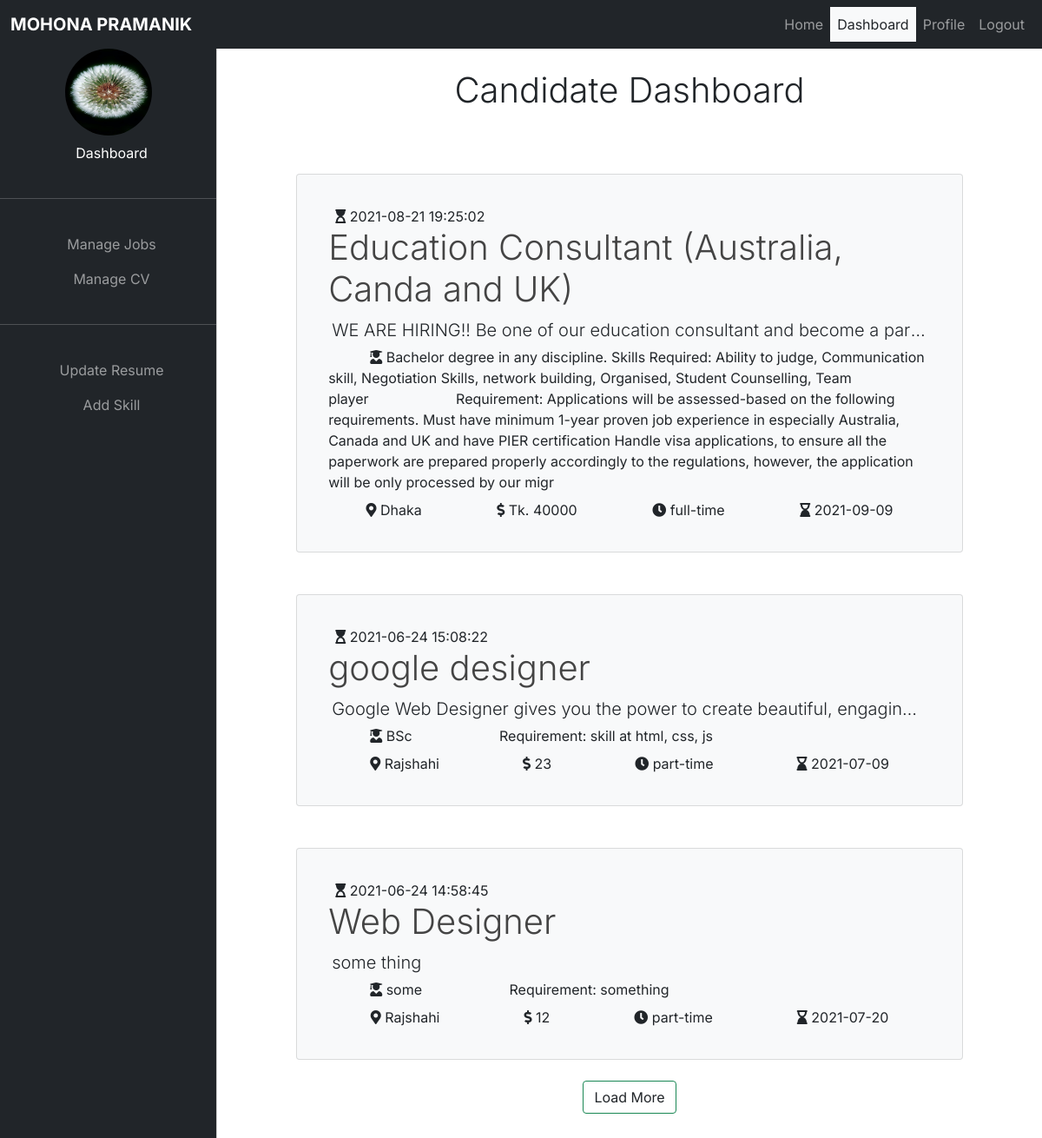
Screenshot of /candidate/Candidate_dashboard.php (signed in) with the database file from the repository.
### tables this page shows
CREATE TABLE `tbl_jobs` (
  `Id` int(11) NOT NULL,
  `Title` text NOT NULL,
  `Description` varchar(500) NOT NULL,
  `Requirement` varchar(350) NOT NULL,
  `Education` varchar(300) NOT NULL,
  `Location` varchar(100) NOT NULL,
  `Salary` varchar(10) NOT NULL,
  `Job_type` varchar(20) NOT NULL,
  `Comapany_id` int(11) NOT NULL,
  `Dead_line` varchar(15) NOT NULL,
  `Status` int(3) NOT NULL DEFAULT 0,
  `Post_Date` datetime NOT NULL DEFAULT current_timestamp(),
  `Category` varchar(255) DEFAULT NULL,
  `Vacancy` int(11) DEFAULT NULL,
  `InstitutionalName` varchar(255) DEFAULT NULL
);

### candidate/candidate_dashboard.php (the view, shortened to what this page needs)
<?php
      include_once('../inc/dbconnect.php');
?>
  <!DOCTYPE html>
<html lang="en">
<head>
  <link href="../assets/css/bootstrap.min.css" rel="stylesheet">
  <link rel="stylesheet" href="../assets/css/style.css">
  <link rel="stylesheet" href="../assets/css/all.min.css">
</head>
<body>
 <nav class="navbar navbar-expand-lg navbar-dark bg-dark fixed-top">
      <div class="container-fluid">
        <a
          class="navbar-brand me-auto ms-lg-0 ms-5  text-uppercase fw-bold"
          href="#"
          > <?php echo  $_SESSION["Candidate_FNAME"] ." ". $_SESSION["Candidate_LNAME"]; ?></a>
        <div class="collapse navbar-collapse text-center" id="topNavBar">
          <ul class="navbar-nav ms-auto">
            <li class="nav-item"><a href="../index.php" class="nav-link">Home</a></li>
            <li class="nav-item "><a href="candidate_dashboard.php" class="nav-link acitve bg-light text-dark">Dashboard</a></li>
            <li class="nav-item"><a href="#" class="nav-link">Profile</a></li>
            <li class="nav-item"><a href="logout.php" class="nav-link">Logout</a></li>
          </ul>
        </div>
      </div>
    </nav>
    <div
      class="offcanvas offcanvas-start text-center sidebar-nav bg-dark"
      tabindex="-1"
      id="sidebar"
    >
      <div class="offcanvas-body p-0">
        <nav class="navbar-dark">
              <img src="../assets/img/flower.jpg" alt="Logo" class="">
            <ul class="navbar-nav" >
            <li>
              <a href="candidate_dashboard.php" class="nav-link px-3 active">
                <span>Dashboard</span>
              </a>
            </li>
            <li class="my-4"><hr class="dropdown-divider bg-light" /></li>
            <li>
              <a href="#" class="nav-link px-3">
                <span>Manage Jobs</span>
              </a>
            </li>
            <li>
              <a href="#" class="nav-link px-3">
                <span>Manage CV</span>
              </a>
            </li>
            <li class="my-4"><hr class="dropdown-divider bg-light" /></li>
            <li>
              <a href="#" class="nav-link px-3">
                <span>Update Resume</span>
              </a>
            </li>
            <li>
              <a href="#" class="nav-link px-3">
                <span>Add Skill</span>
              </a>
            </li>
          </ul>
        </nav>
      </div>
    </div>
        <main class="mt-5 pt-3">
          <div class="container-fluid">
            <div class="row">
              <div class="col-md-12">
                <h3 class="text-center py-3 display-6">Candidate Dashboard</h3>
              </div>
            </div>
            <div class="row">
            <div class="col-md-1"></div>
                  <div class="col-md-10">
                    <div class="postlist">
                  <?php
                  $limit = 3;
                      $sql = "SELECT * FROM tbl_jobs where status=1 ORDER BY Id desc LIMIT 0,".$limit;
                      $result = $conn->query($sql);
                        if($result-> num_rows>0){
                          while($row = $result->fetch_assoc()){?>
                    <div class="card mb-3 mt-5 bg-light p-3">
                          <div class="row g-0">
                        <div class="col-md-12 ">
                          <div class="card-body m-1">
                           <?php echo'<span class="mb-2 p-2"><i class="fas fa-hourglass-start"></i>   '.$row['Post_Date'].'</span>'?>
                            <h3 class="card-title display-6 ">
                            <?php echo '<a href="job_details.php?id='.$row['Id'].'" class="">'.$row['Title'].'</a>'?>
                            </h3>
                            <?php
                             echo'<p class="card-text m-1 lead text-truncate">'.$row['Description']. '</p>'?>
                            <div class="mb-2">
                           <?php echo'<span class="me-auto-4 p-5"><i class="fas fa-user-graduate"></i>   '.$row['Education'].'</span>'?>
                           <?php echo'<span class="ms-5">Requirement: '.$row['Requirement'].'</span>'?>
                            </div>
                            <div class="d-flex justify-content-around ">
                            <?php echo'<span class=""><i class="fas fa-map-marker-alt"></i>  '.$row['Location'].'</span>'?>
                           <?php echo'<span class=""><i class="fas fa-dollar-sign"></i>  '.$row['Salary'].'</span>'?>
                           <?php echo'<span class=""><i class="fas fa-clock"></i>   '.$row['Job_type'].'</span>'?>
                           <?php echo'<span class=""><i class="fas fa-hourglass-end"  ></i>  '.$row['Dead_line'].'</span>'?>
                            </div>
                            </div>
                          </div>
                        </div>
                      </div>
					   <?php }
                        }
                         else{
                          echo'<h3 class="display-5">No job found!</h3>';
                        }
                  ?>
                      <div class="loadmore text-center mt-4 mb-5">
                        <input type="button" id="loadBtn " value="Load More" class="btn btn-outline-success text-dark">
                      </div>
                    </div>
                   </div>
                  <div class="col-md-1"></div>
            </div>
        </main>
</body>
</html>

### assets/css/style.css (style rules this page uses)
body, button { font-family: "Inter", sans-serif; }
:root { --offcanvas-width: 250px; --topNavbarHeight: 56px; }
.sidebar-nav { width: var(--offcanvas-width); }
.offcanvas img { vertical-align: middle; width: 100px; height: 100px; border-radius: 50%; }
.card-title a { text-decoration: none; color: #444; }
@media (min-width: 992px) { body { overflow: auto !important; } }
@media (min-width: 992px) { main { margin-left: var(--offcanvas-width); } }
@media (min-width: 992px) { .sidebar-nav { -webkit-transform: none; transform: none; visibility: visible !important; height: calc(100% - var(--topNavbarHeight)); top: var(--topNavbarHeight); } }

### rows the page displays
tbl_jobs: Post_Date "2021-08-21 19:25:02", Title "Education Consultant (Australia, Canda and UK)", Description "WE ARE HIRING!! Be one of our education consultant and become a par…", Education "Bachelor degree in any discipline. Skills Required: Ability to judge, Communication skill, Negotiation Skills, network building, Organised, Student Counselling, Team player", Requirement "Applications will be assessed-based on the following requirements. Must have minimum 1-year proven job experience in especially Australia, Canada and UK and have PIER certification Handle visa applications, to ensure all the paperwork are prepared properly accordingly to the regulations, however, the application will be only processed by our migr", Location "Dhaka", Salary "Tk. 40000", Job_type "full-time", Dead_line "2021-09-09"
tbl_jobs: Post_Date "2021-06-24 15:08:22", Title "google designer", Description "Google Web Designer gives you the power to create beautiful, engaging…", Education "BSc", Requirement "skill at html, css, js", Location "Rajshahi", Salary "23", Job_type "part-time", Dead_line "2021-07-09"
tbl_jobs: Post_Date "2021-06-24 14:58:45", Title "Web Designer", Description "some thing", Education "some", Requirement "something", Location "Rajshahi", Salary "12", Job_type "part-time", Dead_line "2021-07-20"

### other values shown
$_SESSION["Candidate_FNAME"] "MOHONA"
$_SESSION["Candidate_LNAME"] "PRAMANIK"
